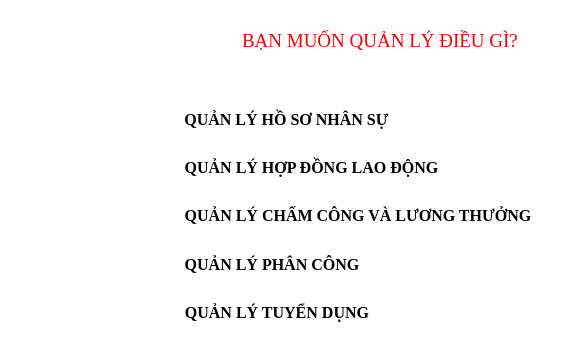
<?xml version="1.0" encoding="UTF-8"?>
<ui version="4.0">
 <class>Dialog</class>
 <widget class="QDialog" name="Dialog">
  <property name="geometry">
   <rect>
    <x>0</x>
    <y>0</y>
    <width>579</width>
    <height>355</height>
   </rect>
  </property>
  <property name="windowTitle">
   <string>CHỨC NĂNG DÀNH CHO QTV</string>
  </property>
  <property name="styleSheet">
   <string notr="true">background-color: rgb(255, 255, 255);</string>
  </property>
  <widget class="QWidget" name="verticalLayoutWidget">
   <property name="geometry">
    <rect>
     <x>220</x>
     <y>10</y>
     <width>321</width>
     <height>61</height>
    </rect>
   </property>
   <layout class="QVBoxLayout" name="verticalLayout">
    <item alignment="Qt::AlignHCenter">
     <widget class="QLabel" name="label">
      <property name="font">
       <font>
        <family>Times New Roman</family>
        <pointsize>14</pointsize>
        <weight>9</weight>
        <italic>false</italic>
        <bold>false</bold>
       </font>
      </property>
      <property name="styleSheet">
       <string notr="true">font: 75 14pt &quot;Times New Roman&quot;;
color: rgb(255, 0, 0);</string>
      </property>
      <property name="text">
       <string>BẠN MUỐN QUẢN LÝ ĐIỀU GÌ?</string>
      </property>
     </widget>
    </item>
   </layout>
  </widget>
  <widget class="QPushButton" name="pushButton">
   <property name="geometry">
    <rect>
     <x>20</x>
     <y>10</y>
     <width>130</width>
     <height>130</height>
    </rect>
   </property>
   <property name="maximumSize">
    <size>
     <width>130</width>
     <height>130</height>
    </size>
   </property>
   <property name="font">
    <font>
     <kerning>false</kerning>
    </font>
   </property>
   <property name="statusTip">
    <string/>
   </property>
   <property name="text">
    <string/>
   </property>
   <property name="icon">
    <iconset>
     <normaloff>../IMG/question.png</normaloff>../IMG/question.png</iconset>
   </property>
   <property name="iconSize">
    <size>
     <width>128</width>
     <height>128</height>
    </size>
   </property>
   <property name="shortcut">
    <string/>
   </property>
   <property name="autoDefault">
    <bool>false</bool>
   </property>
   <property name="flat">
    <bool>true</bool>
   </property>
  </widget>
  <widget class="QWidget" name="verticalLayoutWidget_2">
   <property name="geometry">
    <rect>
     <x>170</x>
     <y>90</y>
     <width>401</width>
     <height>251</height>
    </rect>
   </property>
   <layout class="QVBoxLayout" name="verticalLayout_2">
    <property name="spacing">
     <number>10</number>
    </property>
    <property name="leftMargin">
     <number>10</number>
    </property>
    <property name="topMargin">
     <number>10</number>
    </property>
    <property name="rightMargin">
     <number>10</number>
    </property>
    <property name="bottomMargin">
     <number>10</number>
    </property>
    <item alignment="Qt::AlignLeft">
     <widget class="QPushButton" name="pushButton_2">
      <property name="maximumSize">
       <size>
        <width>300</width>
        <height>40</height>
       </size>
      </property>
      <property name="font">
       <font>
        <family>Times New Roman</family>
        <pointsize>12</pointsize>
        <weight>75</weight>
        <bold>true</bold>
       </font>
      </property>
      <property name="text">
       <string>QUẢN LÝ HỒ SƠ NHÂN SỰ</string>
      </property>
      <property name="icon">
       <iconset>
        <normaloff>../IMG/qlhsns.png</normaloff>../IMG/qlhsns.png</iconset>
      </property>
      <property name="iconSize">
       <size>
        <width>30</width>
        <height>30</height>
       </size>
      </property>
      <property name="default">
       <bool>false</bool>
      </property>
      <property name="flat">
       <bool>true</bool>
      </property>
     </widget>
    </item>
    <item alignment="Qt::AlignLeft">
     <widget class="QPushButton" name="pushButton_5">
      <property name="maximumSize">
       <size>
        <width>300</width>
        <height>40</height>
       </size>
      </property>
      <property name="font">
       <font>
        <family>Times New Roman</family>
        <pointsize>12</pointsize>
        <weight>75</weight>
        <bold>true</bold>
       </font>
      </property>
      <property name="text">
       <string>QUẢN LÝ HỢP ĐỒNG LAO ĐỘNG</string>
      </property>
      <property name="icon">
       <iconset>
        <normaloff>../IMG/qlhdld.png</normaloff>../IMG/qlhdld.png</iconset>
      </property>
      <property name="iconSize">
       <size>
        <width>30</width>
        <height>30</height>
       </size>
      </property>
      <property name="default">
       <bool>false</bool>
      </property>
      <property name="flat">
       <bool>true</bool>
      </property>
     </widget>
    </item>
    <item alignment="Qt::AlignLeft">
     <widget class="QPushButton" name="pushButton_3">
      <property name="maximumSize">
       <size>
        <width>400</width>
        <height>40</height>
       </size>
      </property>
      <property name="font">
       <font>
        <family>Times New Roman</family>
        <pointsize>12</pointsize>
        <weight>75</weight>
        <bold>true</bold>
       </font>
      </property>
      <property name="text">
       <string>QUẢN LÝ CHẤM CÔNG VÀ LƯƠNG THƯỞNG</string>
      </property>
      <property name="icon">
       <iconset>
        <normaloff>../IMG/qlccvlt.png</normaloff>../IMG/qlccvlt.png</iconset>
      </property>
      <property name="iconSize">
       <size>
        <width>30</width>
        <height>30</height>
       </size>
      </property>
      <property name="default">
       <bool>false</bool>
      </property>
      <property name="flat">
       <bool>true</bool>
      </property>
     </widget>
    </item>
    <item alignment="Qt::AlignLeft">
     <widget class="QPushButton" name="pushButton_4">
      <property name="maximumSize">
       <size>
        <width>300</width>
        <height>40</height>
       </size>
      </property>
      <property name="font">
       <font>
        <family>Times New Roman</family>
        <pointsize>12</pointsize>
        <weight>75</weight>
        <bold>true</bold>
       </font>
      </property>
      <property name="text">
       <string>QUẢN LÝ PHÂN CÔNG</string>
      </property>
      <property name="icon">
       <iconset>
        <normaloff>../IMG/qlpc.png</normaloff>../IMG/qlpc.png</iconset>
      </property>
      <property name="iconSize">
       <size>
        <width>30</width>
        <height>30</height>
       </size>
      </property>
      <property name="default">
       <bool>false</bool>
      </property>
      <property name="flat">
       <bool>true</bool>
      </property>
     </widget>
    </item>
    <item alignment="Qt::AlignLeft">
     <widget class="QPushButton" name="pushButton_6">
      <property name="maximumSize">
       <size>
        <width>300</width>
        <height>40</height>
       </size>
      </property>
      <property name="font">
       <font>
        <family>Times New Roman</family>
        <pointsize>12</pointsize>
        <weight>75</weight>
        <bold>true</bold>
       </font>
      </property>
      <property name="text">
       <string>QUẢN LÝ TUYỂN DỤNG</string>
      </property>
      <property name="icon">
       <iconset>
        <normaloff>../IMG/qltd.png</normaloff>../IMG/qltd.png</iconset>
      </property>
      <property name="iconSize">
       <size>
        <width>30</width>
        <height>30</height>
       </size>
      </property>
      <property name="default">
       <bool>false</bool>
      </property>
      <property name="flat">
       <bool>true</bool>
      </property>
     </widget>
    </item>
   </layout>
  </widget>
 </widget>
 <resources/>
 <connections/>
</ui>
